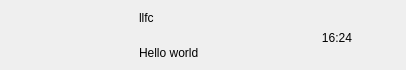
<?xml version="1.0" encoding="UTF-8"?>
<ui version="4.0">
 <class>ChatUserWid</class>
 <widget class="QWidget" name="ChatUserWid">
  <property name="geometry">
   <rect>
    <x>0</x>
    <y>0</y>
    <width>406</width>
    <height>70</height>
   </rect>
  </property>
  <property name="minimumSize">
   <size>
    <width>0</width>
    <height>70</height>
   </size>
  </property>
  <property name="maximumSize">
   <size>
    <width>16777215</width>
    <height>70</height>
   </size>
  </property>
  <property name="windowTitle">
   <string>Form</string>
  </property>
  <layout class="QHBoxLayout" name="horizontalLayout">
   <property name="spacing">
    <number>5</number>
   </property>
   <property name="leftMargin">
    <number>6</number>
   </property>
   <property name="topMargin">
    <number>2</number>
   </property>
   <property name="rightMargin">
    <number>6</number>
   </property>
   <property name="bottomMargin">
    <number>2</number>
   </property>
   <item>
    <widget class="QWidget" name="icon_wid" native="true">
     <property name="minimumSize">
      <size>
       <width>50</width>
       <height>50</height>
      </size>
     </property>
     <property name="maximumSize">
      <size>
       <width>50</width>
       <height>50</height>
      </size>
     </property>
     <layout class="QHBoxLayout" name="horizontalLayout_2">
      <property name="spacing">
       <number>0</number>
      </property>
      <property name="leftMargin">
       <number>0</number>
      </property>
      <property name="topMargin">
       <number>0</number>
      </property>
      <property name="rightMargin">
       <number>0</number>
      </property>
      <property name="bottomMargin">
       <number>0</number>
      </property>
      <item>
       <widget class="QLabel" name="icon_lb">
        <property name="minimumSize">
         <size>
          <width>45</width>
          <height>45</height>
         </size>
        </property>
        <property name="maximumSize">
         <size>
          <width>45</width>
          <height>45</height>
         </size>
        </property>
        <property name="text">
         <string/>
        </property>
       </widget>
      </item>
     </layout>
    </widget>
   </item>
   <item>
    <widget class="QWidget" name="user_info_wid" native="true">
     <property name="maximumSize">
      <size>
       <width>130</width>
       <height>16777215</height>
      </size>
     </property>
     <layout class="QVBoxLayout" name="verticalLayout">
      <property name="spacing">
       <number>7</number>
      </property>
      <property name="leftMargin">
       <number>2</number>
      </property>
      <property name="topMargin">
       <number>2</number>
      </property>
      <property name="rightMargin">
       <number>2</number>
      </property>
      <property name="bottomMargin">
       <number>2</number>
      </property>
      <item>
       <widget class="QLabel" name="user_name_lb">
        <property name="text">
         <string>llfc</string>
        </property>
       </widget>
      </item>
      <item>
       <widget class="QLabel" name="user_chat_lb">
        <property name="maximumSize">
         <size>
          <width>130</width>
          <height>16777215</height>
         </size>
        </property>
        <property name="text">
         <string>Hello world</string>
        </property>
       </widget>
      </item>
     </layout>
    </widget>
   </item>
   <item>
    <widget class="QWidget" name="time_wid" native="true">
     <property name="minimumSize">
      <size>
       <width>50</width>
       <height>50</height>
      </size>
     </property>
     <property name="maximumSize">
      <size>
       <width>50</width>
       <height>50</height>
      </size>
     </property>
     <widget class="QLabel" name="time_lb">
      <property name="geometry">
       <rect>
        <x>0</x>
        <y>20</y>
        <width>54</width>
        <height>16</height>
       </rect>
      </property>
      <property name="text">
       <string>16:24</string>
      </property>
      <property name="alignment">
       <set>Qt::AlignmentFlag::AlignCenter</set>
      </property>
     </widget>
    </widget>
   </item>
  </layout>
 </widget>
 <resources/>
 <connections/>
</ui>
